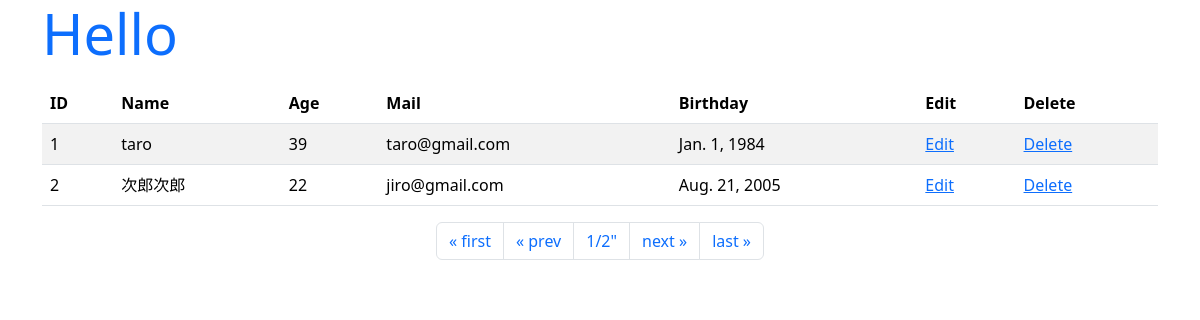
/hello/, run on the app's committed database.
### hello/models.py (models this page shows)
class Friend(models.Model):
    name = models.CharField(max_length=100)
    mail = models.EmailField(max_length=200)
    gender = models.BooleanField()
    age = models.IntegerField(default=0)
    birthday = models.DateField()

### hello/views.py (the view)
# urls.py: path('', views.index, name='index'),
def index(request, num=1):
    data = Friend.objects.all()
    page = Paginator(data, 2)
    params = {
        'title':'Hello',
        'message':'',
        'data': page.get_page(num),
    }
    return render(request, 'hello/index.html', params)

### hello/templates/hello/index.html (shortened to what this page needs)
{% load static %}
<!DOCTYPE html>
<html lang="ja">
  <head>
    <link
      href="https://cdn.jsdelivr.net/npm/bootstrap/dist/css/bootstrap.css"
      rel="stylesheet"
    />
  </head>
  <body class="container">
    <h1 class="display-4 text-primary">{{ title }}</h1>
    <table class="table table-striped">
      <thead>
        <tr>
          <th>ID</th>
          <th>Name</th>
          <th>Age</th>
          <th>Mail</th>
          <th>Birthday</th>
          <th>Edit</th>
          <th>Delete</th>
        </tr>
      </thead>
      <tbody>
        {% for item in data %}
        <tr>
          <td>{{ item.id }}</td>
          <td>{{ item.name }}</td>
          <td>{{ item.age }}</td>
          <td>{{ item.mail }}</td>
          <td>{{ item.birthday }}</td>
          <td><a href="{% url 'edit' item.id %}">Edit</a></td>
          <td><a href="{% url 'delete' item.id %}">Delete</a></td>
        </tr>
        {% endfor %}
      </tbody>
    </table>
    <ul class="pagination justify-content-center">
      {% if data.has_previous %}
      <li class="page-item">
        <a class="page-link" href="{% url 'index' %}">&laquo; first</a>
      </li>
      <li class="page-item">
        <a
          class="page-link"
          href="{% url 'index' %}{{ data.previous_page_number }}"
          >&laquo; prev</a
        >
      </li>
      {% else %}
      <li class="page-item">
        <a class="page-link">&laquo; first</a>
      </li>
      <li class="page-item">
        <a
          class="page-link">&laquo; prev</a>
      </li>
      {% endif %}
      <li class="page-item">
        <a class="page-link">
          {{data.number}}/{{ data.paginator.num_pages }}"</a>
      </li>
      {% if data.has_next %}
      <li class="page-item">
        <a class="page-link" href="{% url "index" %}{{data.next_page_number}}">
            next &raquo;</a>
      </li>
      <li class="page-item">
        <a class="page-link" href="{% url "index" %}{{data.paginator.num_pages}}">
            last &raquo;</a>
      </li>
      {% endif %}
    </ul>
  </body>
</html>

### data on the page
Friend: id "1", name "taro", age "39", mail "taro@gmail.com", birthday "Jan. 1, 1984"
Friend: id "2", name "次郎次郎", age "22", mail "jiro@gmail.com", birthday "Aug. 21, 2005"

### other printed values
{{ data.number }} "1"
{{ data.paginator.num_pages }} "2"
